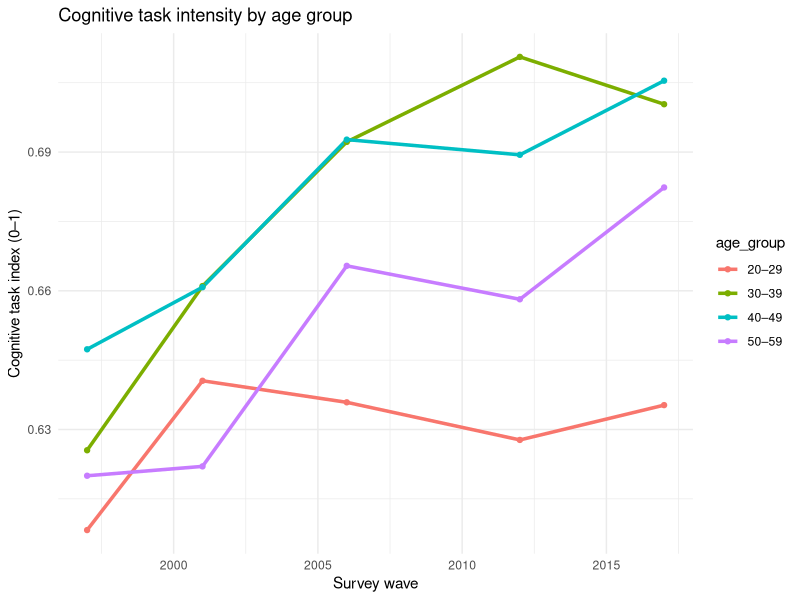
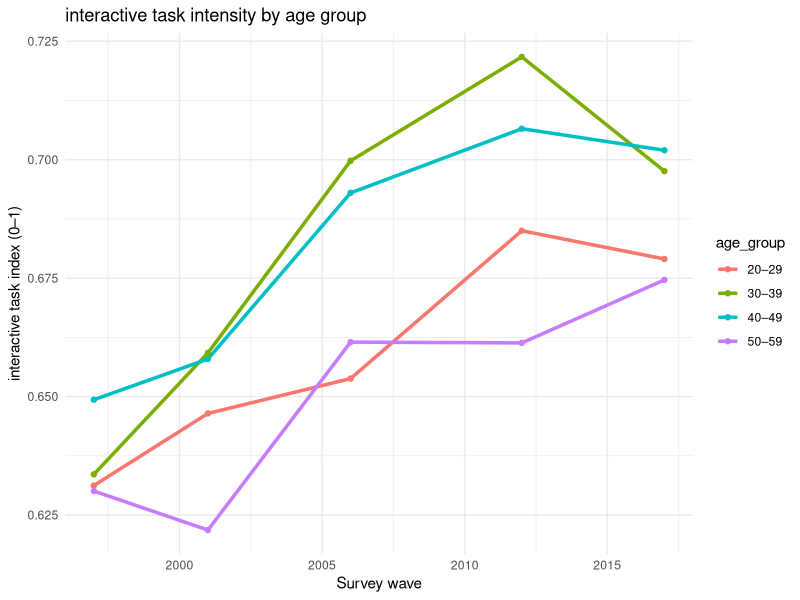
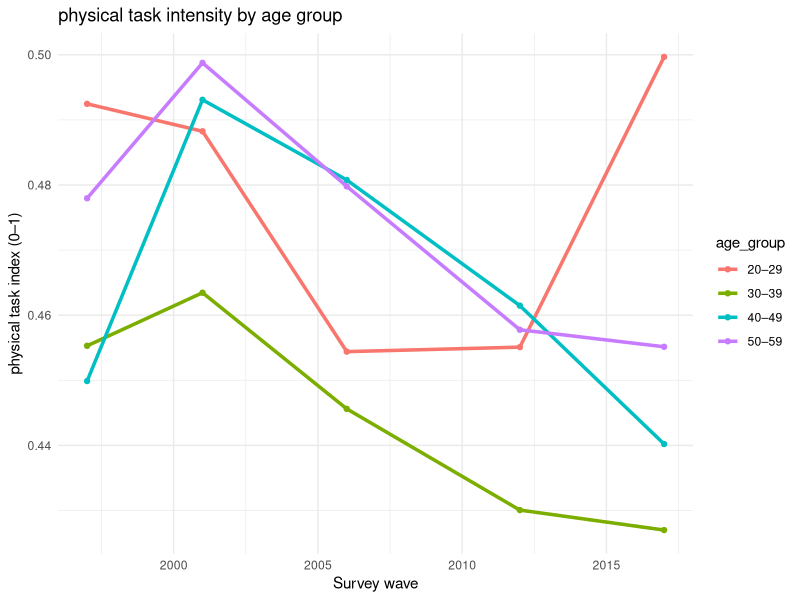
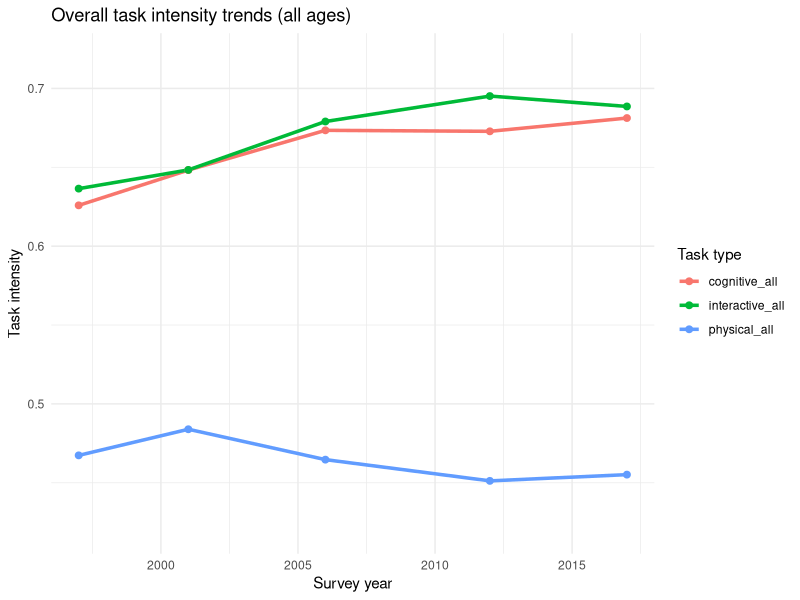

These figures' R source, in order:
###############################################################################
# PhD in Economics Chapter One
# Project - Human capital depreciation across cohorts:A task-based approach 
# Year 2025/2026
###############################################################################

###############################################################################
###--------------------------- Milestones ----------------------------------### 
###############################################################################

# 1.Average task measure for different age groups over the period of analysis
# 2.Average task growth rate relative to year 1997
# 3.Disagregate by education level across age groups
#
###############################################################################
###------------------------ variables description --------------------------### 
###############################################################################
#year - year of survey
#comp_use - whether job involves use of computer or automated equipment
#employment - Employee or self-employed (filter only employees)
#employment_type -  full/part time
#hours_worked - Hours worked per week
#employees_workplace - workplace size bands(Number of employees at workplace:bworkno,bmanywrk)
#complexity_comp - Complexity level of computer use
#importance_comp - importance of computer use
#highest_qualification - highest qualification
#experience - years of experience since leaving full time education(confirm with exp)
#sector - private/public/charity
#skill_change - skill use change
#ethnicity - ethnic origin
#hourly_pay - gross hourly pay
#weight - weights (60 yrs)
#employees_comp - what proportion of employees work with computerised or automated equipment(Digital workplace)
#pid - personal identification number
###############################################################################
###--------------------- Load/install required packages --------------------### 
###############################################################################
# Install and load haven
if ("haven" %in% installed.packages()){
  library(haven)
} else{
  install.packages("haven")
  library(haven)
}
# Install and load dplyr
if ("dplyr" %in% installed.packages()){
  library(dplyr)
} else{
  install.packages("dplyr")
  library(dplyr)
}
# Install and load tidyr
if ("tidyr" %in% installed.packages()){
  library(tidyr)
} else{
  install.packages("tidyr")
  library(tidyr)
}
# Install and load ggplot2
if ("ggplot2" %in% installed.packages()){
  library(ggplot2)
} else{
  install.packages("ggplot2")
  library(ggplot2)
}
###############################################################################
###--------------- Load SES data--------------------------------------------###
###############################################################################
# Get working directory 
getwd()

setwd("C:/Users//mcr28/Documents/SES")

# Read csv file
data <- read.csv("ses_data1.csv")
names(data) # display all variables
View(data)
###############################################################################
###-------- Part 1: Average task measure for different age groups-----------###
###############################################################################
#=========================================
# Exploratory data analysis
#=========================================
# Excluding highest qualification and weight NAs 
data <- data %>%
  filter(
    !is.na(highest_qualification),
    !is.na(weight))
# checking variables with NAs
data %>%
  summarise(across(everything(), ~ sum(is.na(.))))

#=========================================
# Age group classification
data$age_group <- with(data, ifelse(
  age >= 20 & age <= 29, "20–29",
  ifelse(age >= 30 & age <= 39, "30–39",
         ifelse(age >= 40 & age <= 49, "40–49",
                ifelse(age >= 50 & age <= 59, "50–59", NA)
         )
  )
))
data$age_group <- factor(
  data$age_group,
  levels = c("20–29", "30–39", "40–49", "50–59")
)

data$age_group_code <- as.integer(data$age_group)   #numeric age group codes

#=========================================
# weighted average task intensity for the different age groups for each year

age_desc <- data %>%
  group_by(year, age_group) %>%
  summarise(
    cognitive   = weighted.mean(cognitive_PCA, weight, na.rm = TRUE),
    interactive = weighted.mean(interactive_PCA, weight, na.rm = TRUE),
    physical    = weighted.mean(physical_PCA, weight, na.rm = TRUE),
    n_unw = n(),
    n_w   = sum(weight, na.rm = TRUE),
    .groups = "drop"
  )
# Plotting
ggplot(age_desc, aes(x = year, y = cognitive, color = age_group)) +
  geom_line(size = 1.2) +
  geom_point() +
  labs(
    title = "Cognitive task intensity by age group",
    y = "Cognitive task index (0–1)",
    x = "Survey wave"
  ) +
  theme_minimal()

ggplot(age_desc, aes(x = year, y = interactive, color = age_group)) +
  geom_line(size = 1.2) +
  geom_point() +
  labs(
    title = "interactive task intensity by age group",
    y = "interactive task index (0–1)",
    x = "Survey wave"
  ) +
  theme_minimal()

ggplot(age_desc, aes(x = year, y = physical, color = age_group)) +
  geom_line(size = 1.2) +
  geom_point() +
  labs(
    title = "physical task intensity by age group",
    y = "physical task index (0–1)",
    x = "Survey wave"
  ) +
  theme_minimal()

# All ages
overall_desc <- data %>%
  group_by(year) %>%
  summarise(
    cognitive_all   = weighted.mean(cognitive_PCA, weight, na.rm = TRUE),
    interactive_all = weighted.mean(interactive_PCA, weight, na.rm = TRUE),
    physical_all   = weighted.mean(physical_PCA, weight, na.rm = TRUE),
    n_unw = n(),
    n_w   = sum(weight, na.rm = TRUE),
    .groups = "drop"
  )

# Plotting
overall_long <- overall_desc %>%
  pivot_longer(
    cols = c(cognitive_all, interactive_all, physical_all),
    names_to = "task",
    values_to = "value"
  )

ggplot(overall_long, aes(x = year, y = value, color = task)) +
  geom_line(size = 1.2) +
  geom_point(size = 2) +
  coord_cartesian(ylim = c(0.42, 0.72)) +
  labs(
    title = "Overall task intensity trends (all ages)",
    x = "Survey year",
    y = "Task intensity",
    color = "Task type"
  ) +
  theme_minimal()

#=========================================

